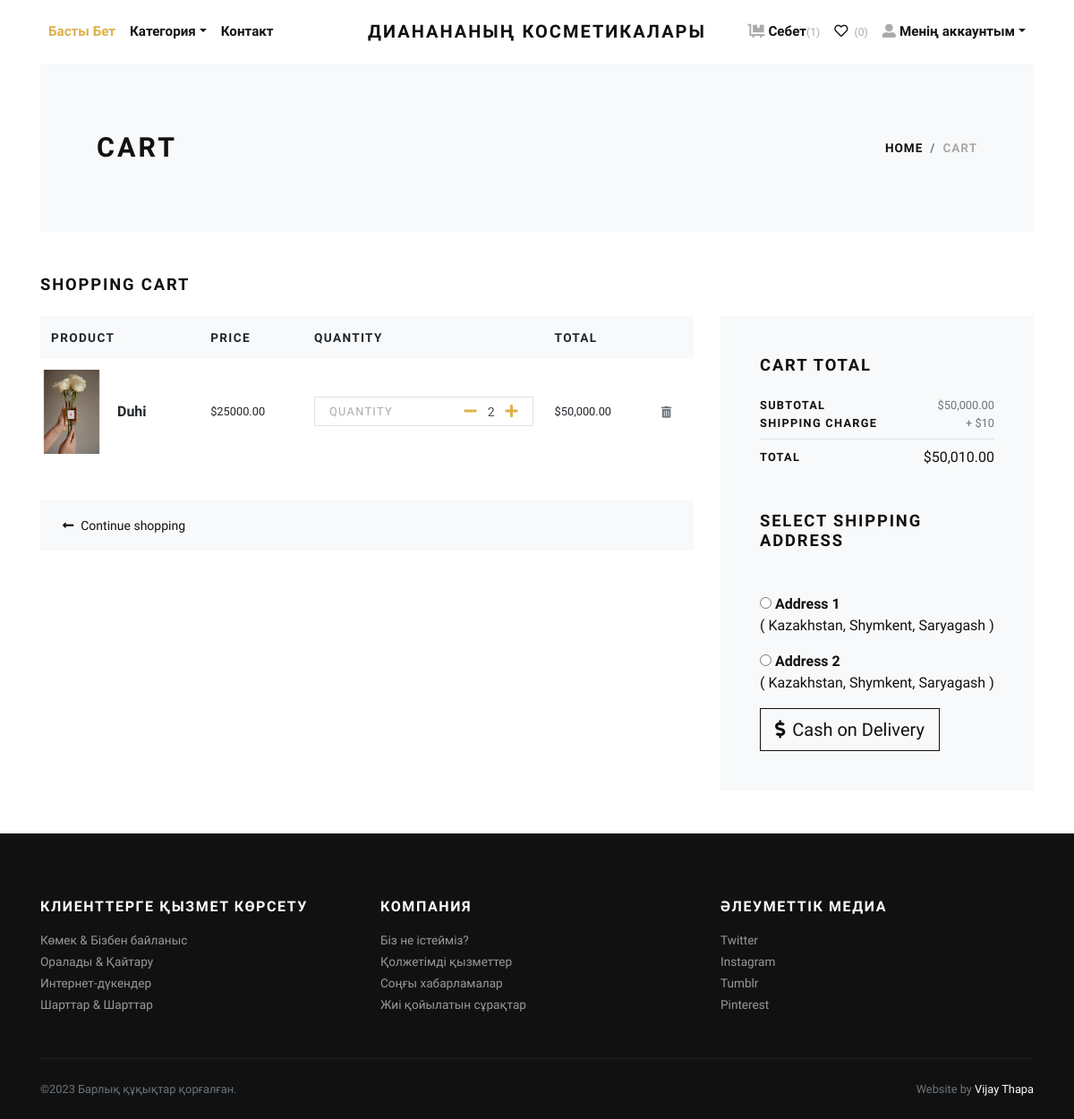
/cart/ (signed in), run on the app's committed database.
### store/models.py (models this page shows, shortened)
class Cart(models.Model):
    user = models.ForeignKey(User, verbose_name="User", on_delete=models.CASCADE)
    product = models.ForeignKey(Product, verbose_name="Product", on_delete=models.CASCADE)
    quantity = models.PositiveIntegerField(default=1, verbose_name="Quantity")
    created_at = models.DateTimeField(auto_now_add=True, verbose_name="Created Date")
    updated_at = models.DateTimeField(auto_now=True, verbose_name="Updated Date")
    @property
    def total_price(self):
        return self.quantity * self.product.price

class Product(models.Model):
    title = models.CharField(max_length=150, verbose_name="Product Title")
    slug = models.SlugField(max_length=160, verbose_name="Product Slug")
    sku = models.CharField(max_length=255, unique=True, verbose_name="Unique Product ID (SKU)")
    short_description = models.TextField(verbose_name="Short Description")
    detail_description = models.TextField(blank=True, null=True, verbose_name="Detail Description")
    product_image = models.ImageField(upload_to='product', blank=True, null=True, verbose_name="Product Image")
    price = models.DecimalField(max_digits=8, decimal_places=2)
    category = models.ForeignKey(Category, verbose_name="Product Categoy", on_delete=models.CASCADE)
    is_active = models.BooleanField(verbose_name="Is Active?")
    is_featured = models.BooleanField(verbose_name="Is Featured?")
    created_at = models.DateTimeField(auto_now_add=True, verbose_name="Created Date")
    updated_at = models.DateTimeField(auto_now=True, verbose_name="Updated Date")
    class Meta:
        verbose_name_plural = 'Products'
        ordering = ('-created_at', )

class Address(models.Model):
    user = models.ForeignKey(User, verbose_name="User", on_delete=models.CASCADE)
    locality = models.CharField(max_length=150, verbose_name="Nearest Location")
    city = models.CharField(max_length=150, verbose_name="City")
    state = models.CharField(max_length=150, verbose_name="State")

### store/views.py (the view)
# urls.py: path('cart/', views.cart, name="cart"),
@login_required
def cart(request):
    user = request.user
    cart_products = Cart.objects.filter(user=user)
    amount = decimal.Decimal(0)
    shipping_amount = decimal.Decimal(10)
    cp = [p for p in Cart.objects.all() if p.user==user]
    if cp:
        for p in cp:
            temp_amount = (p.quantity * p.product.price)
            amount += temp_amount
    addresses = Address.objects.filter(user=user)
    context = {
        'cart_products': cart_products,
        'amount': amount,
        'shipping_amount': shipping_amount,
        'total_amount': amount + shipping_amount,
        'addresses': addresses,
    }
    return render(request, 'store/cart.html', context)

### store/context_preprocessors.py (called while the page is built)
def store_menu(request):
    categories = Category.objects.filter(is_active=True)
    context = {
        'categories_menu': categories,
    }
    return context

def cart_menu(request):
    if request.user.is_authenticated:
        cart_items= Cart.objects.filter(user=request.user)
        context = {
            'cart_items': cart_items,
        }
    else:
        context = {}
    return context

### templates/store/cart.html (shortened to what this page needs)
{% extends 'base.html' %}
{% load static %}
{% load humanize %}
    {% block content %}
      <div class="container">
        <section class="py-5 bg-light">
          <div class="container">
            <div class="row px-4 px-lg-5 py-lg-4 align-items-center">
              <div class="col-lg-6">
                <h1 class="h2 text-uppercase mb-0">Cart</h1>
              </div>
              <div class="col-lg-6 text-lg-right">
                <nav aria-label="breadcrumb">
                  <ol class="breadcrumb justify-content-lg-end mb-0 px-0">
                    <li class="breadcrumb-item"><a href="index.html">Home</a></li>
                    <li class="breadcrumb-item active" aria-current="page">Cart</li>
                  </ol>
                </nav>
              </div>
            </div>
          </div>
        </section>
        {% if cart_products %}
        <section class="py-5">
          <h2 class="h5 text-uppercase mb-4">Shopping cart</h2>
          <div class="row">
            <div class="col-lg-8 mb-4 mb-lg-0">
              <div class="table-responsive mb-4">
                <table class="table">
                  <thead class="bg-light">
                    <tr>
                      <th class="border-0" scope="col"> <strong class="text-small text-uppercase">Product</strong></th>
                      <th class="border-0" scope="col"> <strong class="text-small text-uppercase">Price</strong></th>
                      <th class="border-0" scope="col"> <strong class="text-small text-uppercase">Quantity</strong></th>
                      <th class="border-0" scope="col"> <strong class="text-small text-uppercase">Total</strong></th>
                      <th class="border-0" scope="col"> </th>
                    </tr>
                  </thead>
                  <tbody>
                    {% for cart_product in cart_products %}
                    <tr>
                      <th class="pl-0 border-0" scope="row">
                        <div class="media align-items-center">
                          {% if cart_product.product.product_image %}
                            <a class="reset-anchor d-block animsition-link" href="{% url 'store:product-detail' cart_product.product.slug %}"><img src="{{cart_product.product.product_image.url}}" alt="{{cart_product.product.title}}" width="70"/></a>
                          {% else %}
                            <a class="reset-anchor d-block animsition-link" href="{% url 'store:product-detail' cart_product.product.slug %}"><img src="{% static 'img/product-detail-3.jpg' %}" alt="{{cart_product.product.title}}" width="70"/></a>
                          {% endif %}
                          <div class="media-body ml-3"><strong class="h6"><a class="reset-anchor animsition-link" href="{% url 'store:product-detail' cart_product.product.slug %}">{{cart_product.product.title}}</a></strong></div>
                        </div>
                      </th>
                      <td class="align-middle border-0">
                        <p class="mb-0 small">${{cart_product.product.price}}</p>
                      </td>
                      <td class="align-middle border-0">
                        <div class="border d-flex align-items-center justify-content-between px-3"><span class="small text-uppercase text-gray headings-font-family">Quantity</span>
                          <div class="quantity">
                            <a href="{% url 'store:minus-cart' cart_product.id %}" class="dec-btn p-0 ml-2"><i class="fas fa-minus"></i></a>
                            <input class="form-control form-control-sm border-0 shadow-0 p-0" type="text" value="{{cart_product.quantity}}"/>
                            <a href="{% url 'store:plus-cart' cart_product.id %}" class="inc-btn p-0"><i class="fas fa-plus"></i></a>
                          </div>
                        </div>
                      </td>
                      <td class="align-middle border-0">
                        <p class="mb-0 small">${{cart_product.total_price|intcomma}}</p>
                      </td>
                      <td class="align-middle border-0"><a class="reset-anchor" href="{% url 'store:remove-cart' cart_product.id %}"><i class="fas fa-trash-alt small text-muted"></i></a></td>
                    </tr>
                    {% endfor %}
                  </tbody>
                </table>
              </div>
              <div class="bg-light px-4 py-3">
                <div class="row align-items-center text-center">
                  <div class="col-md-6 mb-3 mb-md-0 text-md-left"><a class="btn btn-link p-0 text-dark btn-sm" href="{% url 'store:home' %}"><i class="fas fa-long-arrow-alt-left mr-2"> </i>Continue shopping</a></div>
                </div>
              </div>
            </div>
            <div class="col-lg-4">
              <div class="card border-0 rounded-0 p-lg-4 bg-light">
                <div class="card-body">
                  <h5 class="text-uppercase mb-4">Cart total</h5>
                  <ul class="list-unstyled mb-0">
                    <li class="d-flex align-items-center justify-content-between"><strong class="text-uppercase small font-weight-bold">Subtotal</strong><span class="text-muted small">${{amount|intcomma}}</span></li>
                    <li class="d-flex align-items-center justify-content-between"><strong class="text-uppercase small font-weight-bold">Shipping Charge</strong><span class="text-muted small">+ ${{shipping_amount}}</span></li>
                    <li class="border-bottom my-2"></li>
                    <li class="d-flex align-items-center justify-content-between mb-4"><strong class="text-uppercase small font-weight-bold">Total</strong><span>${{total_amount|intcomma}}</span></li>
                  </ul>
                  <h5 class="text-uppercase my-5">Select Shipping Address</h5>
                  <form action="{% url 'store:checkout' %}" id="myform">
                    {% if addresses %}
                      {% for address in addresses %}
                        <div class="mb-3">
                        <input type="radio" name="address" value="{{address.id}}"> <strong>Address {{forloop.counter}}</strong> <br>
                        ( {{address.locality}}, {{address.city}}, {{address.state}} )
                        </div>
                      {% endfor %}
                    {% endif %}
                    <button type="submit" class="btn btn-dark btn-lg btn-outline-dark" type="submit"> <i class="fas fa-dollar-sign mr-2"></i>Cash on Delivery</button>
                  </form>
                </div>
              </div>
            </div>
          </div>
        </section>
        {% else %}
          <div class="text-center py-5">
            <h3 class="mb-3">Your cart is empty.</h3>
            <a href="{% url 'store:home' %}"><i class="fas fa-long-arrow-alt-left mr-2"> </i>Continue shopping</a>
          </div>
        {% endif %}
      </div>
      {% endblock content %}

### jewelryshop/static/css/style.default.css (style rules this page uses)
.text-small { font-size: 0.85rem !important; }
.text-gray { color: #aaa !important; }
strong { font-weight: 700; }
.quantity { display: -ms-flexbox; display: flex; -ms-flex-align: center; align-items: center; font-family: inherit; }
.quantity input { width: 2rem; text-align: center; }
.text-uppercase { text-transform: uppercase; letter-spacing: 0.1em; }
.border { border: 1px solid #dee2e6 !important; }
.shadow-0 { box-shadow: none !important; }
.reset-anchor { color: inherit; transition: all 0.3s; }
.headings-font-family { font-family: inherit !important; }
.btn { font-weight: 400; border: 1px solid transparent; font-family: inherit; padding: 0.375rem 1.5rem; font-size: 1rem; line-height: 1.5; border-radius: 0; transition: color 0.15s ease-in-out, background-color 0.15s ease-in-out, border-color 0.15s ease-in-out, box-shadow 0.15s ease-in-out; }
.btn-link { font-weight: 400; color: #dcb14a; }
.btn-dark { color: #fff; background-color: #111111; border-color: #111111; }
.btn-outline-dark { color: #111111; background-color: transparent; background-image: none; border-color: #111111; }
.btn-lg { padding: 0.5rem 1rem; font-size: 1.25rem; line-height: 1.5; border-radius: 0; }
.btn-sm { padding: 0.375rem 0.75rem; font-size: 0.875rem; line-height: 1.5; border-radius: 0; }
body { font-family: "Libre Franklin", sans-serif; font-size: 1rem; font-weight: 400; line-height: 1.5; color: #111111; background-color: #fff; }
a { color: #dcb14a; text-decoration: none; }
h1, h2, h3, h4, h5, h6, .h1, .h2, .h3, .h4, .h5, .h6 { margin-bottom: 0.5rem; font-family: inherit; font-weight: 900; line-height: 1.2; color: inherit; }
h1, .h1 { font-size: 2.2rem; }
h2, .h2 { font-size: 1.9rem; }
h5, .h5 { font-size: 1.15rem; }
h6, .h6 { font-size: 1rem; }
small, .small { font-size: 80%; font-weight: 400; }
.bg-light { background-color: #f8f9fa !important; }
.text-dark { color: #111111 !important; }
.form-control { padding: 0.375rem 0.75rem; font-size: 1rem; line-height: 1.5; color: #495057; background-color: #fff; border: 1px solid #ced4da; border-radius: 0; transition: border-color 0.15s ease-in-out, box-shadow 0.15s ease-in-out; }
.form-control::placeholder { color: #adb5bd; font-size: 0.85rem; font-weight: 400; }
.form-control-sm { padding: 0.25rem 0.5rem; font-size: 0.875rem; line-height: 1.5; border-radius: 0; }
.card { background-color: #fff; border: 1px solid rgba(17, 17, 17, 0.125); border-radius: 0; }
.card-body { padding: 1.25rem; }
.breadcrumb { background: #f8f9fa; }
.breadcrumb-item { font-size: 0.85rem; text-transform: uppercase; letter-spacing: 0.07em; font-weight: 900; color: #111111; }
.breadcrumb-item a { color: inherit; transition: all 0.3s; }
.breadcrumb-item.active { color: #aaa; }

### data on the page
Cart: product.product_image (picture), product "Duhi", product.price "25000.00", quantity "2", total_price "50,000.00"
Address: locality "Kazakhstan", city "Shymkent", state "Saryagash"
Address: locality "Kazakhstan", city "Shymkent", state "Saryagash"

### other printed values
{{ cart_items.count }} "1"
{{ amount|intcomma }} "50,000.00"
{{ shipping_amount }} "10"
{{ total_amount|intcomma }} "50,010.00"
